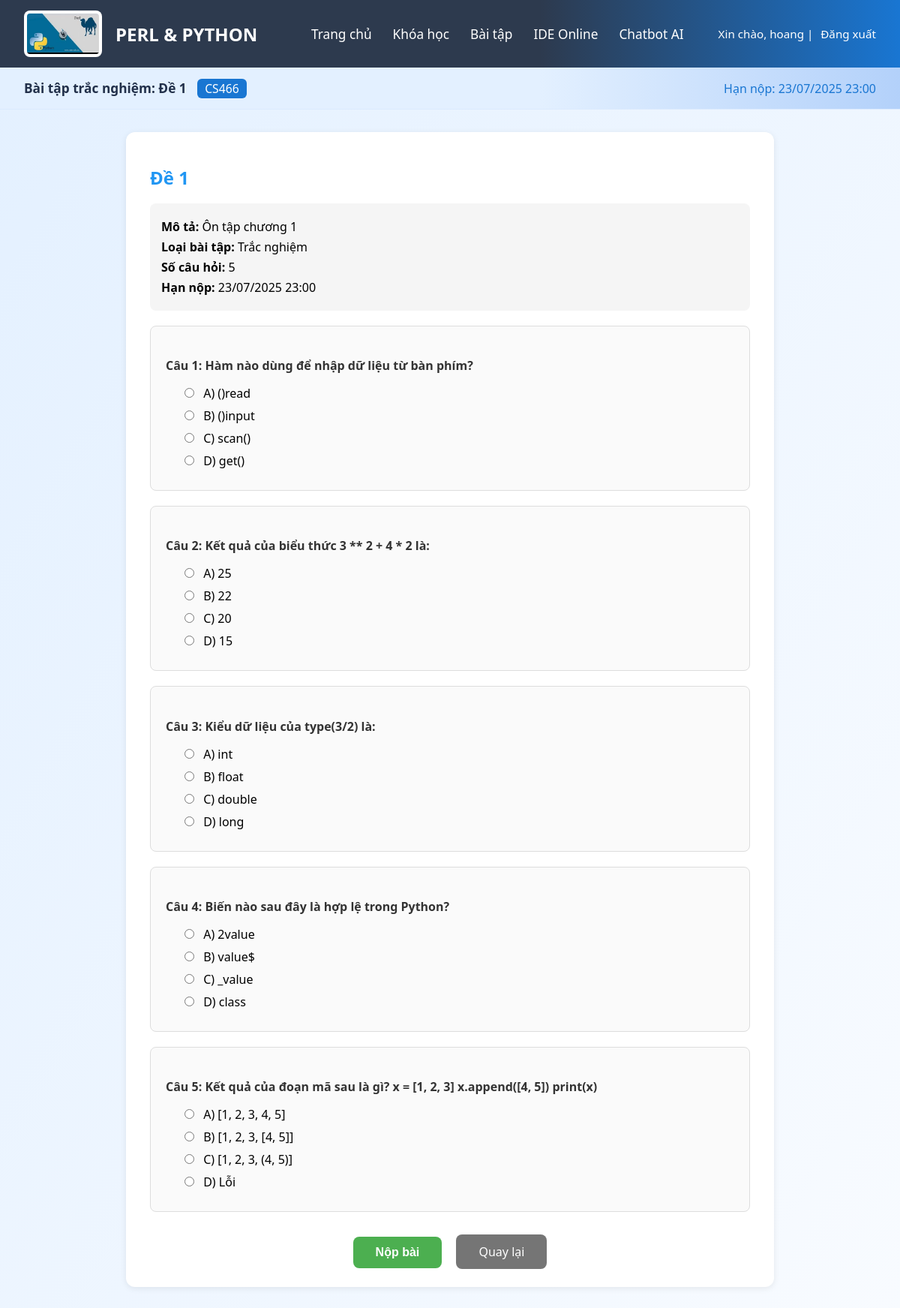
The app's page /student/bai-tap/10/ (signed in) with its own data.
### teacherapp/models.py (models this page shows, shortened)
class BaiTap(models.Model):
    LOAI_BAITAP_CHOICES = [
        ('code', 'Lập trình (Python/Perl)'),
        ('quiz', 'Trắc nghiệm'),
    ]
    tieu_de = models.CharField("Tiêu đề", max_length=255)
    mo_ta = models.TextField("Mô tả")
    loai_baitap = models.CharField("Loại bài tập", max_length=10, choices=LOAI_BAITAP_CHOICES)
    han_nop = models.DateTimeField("Hạn nộp")
    nguoi_tao = models.ForeignKey(User, on_delete=models.CASCADE, verbose_name="Người tạo")
    khoa_hoc = models.ForeignKey('Course', on_delete=models.CASCADE, related_name='bai_tap_list', verbose_name="Khóa học", null=True, blank=True)
    ngay_tao = models.DateTimeField("Ngày tạo", auto_now_add=True)

class CauHoi(models.Model):
    bai_tap = models.ForeignKey(BaiTap, on_delete=models.CASCADE, related_name='cau_hoi', verbose_name="Bài tập")
    noi_dung = models.TextField("Nội dung câu hỏi")
    lua_chon_a = models.CharField("Lựa chọn A", max_length=255, blank=True)
    lua_chon_b = models.CharField("Lựa chọn B", max_length=255, blank=True)
    lua_chon_c = models.CharField("Lựa chọn C", max_length=255, blank=True)
    lua_chon_d = models.CharField("Lựa chọn D", max_length=255, blank=True)
    dap_an_dung = models.CharField("Đáp án đúng", max_length=1, choices=[('A','A'),('B','B'),('C','C'),('D','D')], blank=True)

### studentapp/views.py (the view)
# urls.py: path('bai-tap/<int:assignment_id>/', views.assignment_detail, name='assignment_detail'),
@login_required
def assignment_detail(request, assignment_id):
    assignment = get_object_or_404(BaiTap, id=assignment_id)
    if assignment.loai_baitap == 'code':
        return render(request, "student_page/IDE_Onl.html", {
            'assignment': assignment,
            'assignment_mode': True
        })
    elif assignment.loai_baitap == 'quiz':
        questions = CauHoi.objects.filter(bai_tap=assignment)
        return render(request, "student_page/quiz_assignment.html", {
            'assignment': assignment,
            'questions': questions
        })
    return render(request, "student_page/assignment_detail.html", {'assignment': assignment})

### templates/student_page/quiz_assignment.html (shortened to what this page needs)
{% extends 'student_page/student_base.html' %}
{% load static %}
{% block extra_css %}
<link rel="stylesheet" href="{% static 'css/quiz_assignment.css' %}">
{% endblock %}
{% block banner %}
<div class="banner">
  <span>
    <b>Bài tập trắc nghiệm: {{ assignment.tieu_de }}</b>
    <span class="course-code">CS466</span>
  </span>
  <span class="right">
    Hạn nộp: {{ assignment.han_nop|date:"d/m/Y H:i" }}
  </span>
</div>
{% endblock %}
{% block content %}
<div class="quiz-container">
  <h2 class="quiz-title">{{ assignment.tieu_de }}</h2>
  <div class="quiz-info">
    <p><strong>Mô tả:</strong> {{ assignment.mo_ta }}</p>
    <p><strong>Loại bài tập:</strong> {{ assignment.get_loai_baitap_display }}</p>
    <p><strong>Số câu hỏi:</strong> {{ questions.count }}</p>
    <p><strong>Hạn nộp:</strong> {{ assignment.han_nop|date:"d/m/Y H:i" }}</p>
  </div>
  <form method="POST" action="{% url 'studentapp:submit_quiz' assignment.id %}">
    {% for question in questions %}
    <div class="question-container">
      <h4 class="question-title">Câu {{ forloop.counter }}: {{ question.noi_dung }}</h4>
      <div class="question-options">
        {% if question.lua_chon_a %}
        <label class="option-label">
          <input type="radio" name="question_{{ question.id }}" value="A" class="option-input">
          A) {{ question.lua_chon_a }}
        </label>
        {% endif %}
        {% if question.lua_chon_b %}
        <label class="option-label">
          <input type="radio" name="question_{{ question.id }}" value="B" class="option-input">
          B) {{ question.lua_chon_b }}
        </label>
        {% endif %}
        {% if question.lua_chon_c %}
        <label class="option-label">
          <input type="radio" name="question_{{ question.id }}" value="C" class="option-input">
          C) {{ question.lua_chon_c }}
        </label>
        {% endif %}
        {% if question.lua_chon_d %}
        <label class="option-label">
          <input type="radio" name="question_{{ question.id }}" value="D" class="option-input">
          D) {{ question.lua_chon_d }}
        </label>
        {% endif %}
      </div>
    </div>
    {% empty %}
    <p class="no-questions">Bài tập này chưa có câu hỏi nào.</p>
    {% endfor %}
    {% if questions %}
    <div class="submit-section">
      <button type="submit" class="submit-btn"
              onclick="return confirm('Bạn có chắc muốn nộp bài? Sau khi nộp sẽ không thể chỉnh sửa.')">
        Nộp bài
      </button>
      <a href="{% url 'studentapp:assignment_list' %}" class="back-btn">
        Quay lại
      </a>
    </div>
    {% endif %}
  </form>
</div>
{% endblock %}

### templates/student_page/student_base.html (shortened to what this page needs)
{% load static %}
<!DOCTYPE html>
<html lang="vi">
<head>
  <link rel="stylesheet" href="{% static 'css/assignment_list.css' %}">
  {% block extra_css %}{% endblock %}
</head>
<body>
  <div class="header">
    <div class="logo">
      <img src="{% static 'image/headerIcon.jpg' %}" alt="Perl/Python Logo">
      <span class="title">PERL & PYTHON</span>
    </div>
    <div class="nav">
      <a href="{% url 'student_home' %}">Trang chủ</a>
      <a href="{% url 'studentapp:course' %}">Khóa học</a>
      <a href="{% url 'studentapp:assignment_list' %}">Bài tập</a>
      <a href="{% url 'studentapp:ide_online' %}">IDE Online</a>
      <a href="{% url 'AIapp:ai_page' %}">Chatbot AI</a>
      <span class="lang">Xin chào, {{ user.first_name }} | <a href="{% url 'signout' %}">Đăng xuất</a></span>
    </div>
  </div>
  {% block banner %}{% endblock %}
  <div class="main-content">
    {% block content %}{% endblock %}
  </div>
</body>
</html>

### static/css/assignment_list.css (style rules this page uses)
body { background: linear-gradient(120deg, #e3f0ff 0%, #f8fbff 100%); font-family: 'Segoe UI', Arial, sans-serif; margin: 0; padding: 0; min-height: 100vh; }
.header { background: linear-gradient(90deg, #2d3a4e 60%, #1976d2 100%); color: #fff; min-height: 90px; display: flex; align-items: center; justify-content: space-between; padding: 0 32px; }
.logo { display: flex; align-items: center; gap: 18px; }
.logo img { height: 54px; background: #fff; border-radius: 8px; padding: 4px; }
.title { font-size: 1.5rem; font-weight: bold; }
.nav { display: flex; gap: 28px; align-items: center; font-size: 1.08rem; }
.nav a { color: #fff; text-decoration: none; font-weight: 500; transition: color 0.2s; }
.lang { margin-left: 18px; font-size: 0.95rem; }
.lang a { color: #fff; margin-left: 6px; text-decoration: none; }
.banner { background: linear-gradient(90deg, #e3f0ff 60%, #b3d1fa 100%); color: #22304a; padding: 16px 32px; display: flex; justify-content: space-between; align-items: center; font-size: 1.08rem; font-weight: 500; border-bottom: 1px solid #dbeafe; }
.banner .course-code { background: #1976d2; color: #fff; border-radius: 6px; padding: 2px 10px; margin-left: 10px; font-size: 0.98rem; }
.banner .right { font-size: 1rem; color: #1976d2; }

### static/css/quiz_assignment.css (style rules this page uses)
.quiz-container { max-width: 800px; margin: 30px auto; background: #fff; padding: 24px 32px; box-shadow: 0 2px 8px rgba(0,0,0,0.08); border-radius: 12px; }
.quiz-title { color: #2196f3; font-weight: 700; margin-bottom: 18px; }
.quiz-info { background: #f5f5f5; padding: 15px; border-radius: 8px; margin-bottom: 20px; }
.quiz-info p { margin: 5px 0; }
.question-container { border: 1px solid #ddd; padding: 20px; margin-bottom: 20px; border-radius: 8px; background: #fafafa; }
.question-title { color: #333; margin-bottom: 15px; font-size: 16px; }
.question-options { margin-left: 20px; }
.option-label { display: block; margin-bottom: 8px; cursor: pointer; transition: all 0.3s ease; }
.option-input { margin-right: 8px; transform: scale(1); transition: transform 0.2s ease; }
.submit-section { text-align: center; margin-top: 30px; }
.submit-btn { background: #4caf50; color: #fff; padding: 12px 30px; border: none; border-radius: 8px; font-size: 16px; cursor: pointer; font-weight: 600; transition: all 0.3s ease; }
.back-btn { background: #757575; color: #fff; padding: 12px 30px; text-decoration: none; border-radius: 8px; margin-left: 15px; display: inline-block; transition: all 0.3s ease; }

### records on screen
BaiTap: tieu_de "Đề 1", han_nop "23/07/2025 23:00", mo_ta "Ôn tập chương 1", loai_baitap "Trắc nghiệm"
CauHoi: noi_dung "Hàm nào dùng để nhập dữ liệu từ bàn phím?", lua_chon_a "()read", lua_chon_b "()input", lua_chon_c "scan()", lua_chon_d "get()"
CauHoi: noi_dung "Kết quả của biểu thức 3 ** 2 + 4 * 2 là:", lua_chon_a "25", lua_chon_b "22", lua_chon_c "20", lua_chon_d "15"
CauHoi: noi_dung "Kiểu dữ liệu của type(3/2) là:", lua_chon_a "int", lua_chon_b "float", lua_chon_c "double", lua_chon_d "long"
CauHoi: noi_dung "Biến nào sau đây là hợp lệ trong Python?", lua_chon_a "2value", lua_chon_b "value$", lua_chon_c "_value", lua_chon_d "class"
CauHoi: noi_dung "Kết quả của đoạn mã sau là gì? x = [1, 2, 3] x.append([4, 5]) print(x)", lua_chon_a "[1, 2, 3, 4, 5]", lua_chon_b "[1, 2, 3, [4, 5]]", lua_chon_c "[1, 2, 3, (4, 5)]", lua_chon_d "Lỗi"

### other values on screen
{{ user.first_name }} "hoang"
{{ questions.count }} "5"
